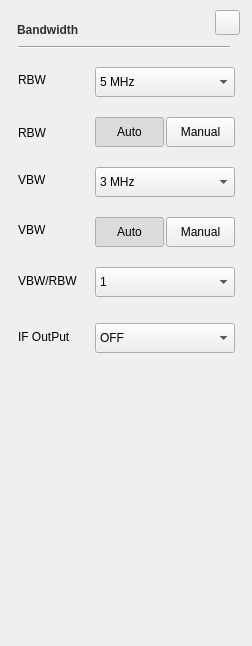
<?xml version="1.0" encoding="UTF-8"?>
<ui version="4.0">
 <class>SA_Dialog_BWSetup</class>
 <widget class="QWidget" name="SA_Dialog_BWSetup">
  <property name="geometry">
   <rect>
    <x>0</x>
    <y>0</y>
    <width>252</width>
    <height>646</height>
   </rect>
  </property>
  <property name="windowTitle">
   <string>Form</string>
  </property>
  <property name="styleSheet">
   <string notr="true">/*******************indoor**********************/
#SA_Dialog_BWSetup[status  =  &quot;indoor&quot;] 
#widget
{
	background-color:rgba(211,211,211,0.9);
}

#SA_Dialog_BWSetup[status  =  &quot;indoor&quot;] 
#widget&gt;QLabel
{
	font: 75 13px &quot;Arial&quot;;
	color:rgba(46,46,46,1);
}

#SA_Dialog_BWSetup[status  =  &quot;indoor&quot;] 
SA_LineEdit
{
	color:rgb(176,138,30);
	padding-left:10px;
	font: 75 13px &quot;Arial&quot;;
	font-weight:bold;
}

#SA_Dialog_BWSetup[status  =  &quot;indoor&quot;] #RBWAutoPB:checked,
#SA_Dialog_BWSetup[status  =  &quot;indoor&quot;] #VBWAutoPB:checked
{
	color:rgba(87, 87, 87,1);
	padding: 8px 14px 7px 15px;
	background-image: url(:/sa/image/fre_checked_left.png);
}

#SA_Dialog_BWSetup[status  =  &quot;indoor&quot;] #RBWAutoPB,
#SA_Dialog_BWSetup[status  =  &quot;indoor&quot;] #VBWAutoPB
{
	color:rgba(123, 123, 123,1);
	font: 75 13px &quot;Arial&quot;;
	border-style:flat;
	font-weight:bold;
	padding: 8px 14px 7px 15px;
	background-image: url(:/sa/image/fre_checked_right.png);
}

#SA_Dialog_BWSetup[status  =  &quot;indoor&quot;] #RBWManualPB:checked,
#SA_Dialog_BWSetup[status  =  &quot;indoor&quot;] #VBWManualPB:checked
{
	color:rgba(87, 87, 87,1);
	padding: 8px 5px 7px 6px;
	background-image: url(:/sa/image/fre_checked_right.png);
	background-position:right;
}

#SA_Dialog_BWSetup[status  =  &quot;indoor&quot;] #RBWManualPB,
#SA_Dialog_BWSetup[status  =  &quot;indoor&quot;] #VBWManualPB
{
	color:rgba(123, 123, 123,1);
	font: 75 13px &quot;Arial&quot;;
	border-style:flat;
	font-weight:bold;
	padding: 8px 5px 7px 6px;
	background-image: url(:/sa/image/fre_checked_left.png);
	background-position:right;
}

#SA_Dialog_BWSetup[status  =  &quot;indoor&quot;] 
#lblTitle
{
	font: 75 20px &quot;Arial&quot;;
	color:rgba(46,46,46,1);
	line-height:23px;
	font-weight:bold;
}

#SA_Dialog_BWSetup[status  =  &quot;indoor&quot;] 
#pb_cancel
{
border-style:flat;
background-color:rgba(0,0,0,0);
background-image: url(:/sa/image/btn_close_normal.png);
}

#SA_Dialog_BWSetup[status  =  &quot;indoor&quot;] 
#pb_cancel:pressed
{
background-image: url(:/sa/image/btn_close_click.png);
}

#SA_Dialog_BWSetup[status  =  &quot;indoor&quot;] 
#line
{
	background-color:rgba(46,46,46,1);
}

#SA_Dialog_BWSetup[status  =  &quot;indoor&quot;] 
QComboBox
{
	font: 75 13px &quot;Arial&quot;;
	font-weight:bold;
	color:rgba(162, 115, 0, 1);
	padding:8px 23px 7px 10px;
	combobox-popup: 0;
	border-style:flat;
	background-image: url(:/sa/image/dropdown_normal.png);
}

#SA_Dialog_BWSetup[status  =  &quot;indoor&quot;] 
QComboBox:focus
{
	background-image: url(:/sa/image/dropdown_click.png);
	
}

#SA_Dialog_BWSetup[status  =  &quot;indoor&quot;] 
QComboBox::drop-down {
width: 0px;	border-style:flat;
}

#SA_Dialog_BWSetup[status  =  &quot;indoor&quot;] 
QComboBox QAbstractItemView{
   font: 75 14px &quot;Arial&quot;;
	color:rgba(0, 0, 0, 1);
	background:rgba(255,255,255,1);
 	outline:0px;
	border-style:solid;
	border-color:rgba(151, 151, 151, 1);
	border-width:1px;
}

#SA_Dialog_BWSetup[status  =  &quot;indoor&quot;] 
QAbstractItemView::item{
	padding-left:8px;
	width:140px;
	height:32px;
	border-style:flat;
}

#SA_Dialog_BWSetup[status  =  &quot;indoor&quot;] 
QComboBox QAbstractItemView::item:selected
{
 	color:rgba(240, 179, 29, 1); 
}

#SA_Dialog_BWSetup[status  =  &quot;indoor&quot;] 
SA_LineEdit
{
	color:rgba(162, 115, 0,1);
	padding:8px 8px 7px 10px ;
	font: 75 13px &quot;Arial&quot;;
	font-weight:bold;
}

#SA_Dialog_BWSetup[status  =  &quot;indoor&quot;] 
SA_LineEdit:disable
{
	color:rgba(133,133,133,0.6);
}

#SA_Dialog_BWSetup[status  =  &quot;indoor&quot;] 
SA_LineEdit:focus
{
	outline: none;
	border:2px solid rgba(162,115,0,1);
}
/*******************outdoor**********************/
#SA_Dialog_BWSetup[status  =  &quot;outdoor&quot;] 
#widget
{
	background-color:rgba(211,211,211,0.9);
}

#SA_Dialog_BWSetup[status  =  &quot;outdoor&quot;] 
#widget&gt;QLabel
{
	font: 75 13px &quot;Arial&quot;;
	color:rgba(46,46,46,1);
}

#SA_Dialog_BWSetup[status  =  &quot;outdoor&quot;] 
SA_LineEdit
{
	color:rgb(176,138,30);
	padding-left:10px;
	font: 75 13px &quot;Arial&quot;;
	font-weight:bold;
}

#SA_Dialog_BWSetup[status  =  &quot;outdoor&quot;] #RBWAutoPB:checked,
#SA_Dialog_BWSetup[status  =  &quot;outdoor&quot;] #VBWAutoPB:checked
{
	color:rgba(87, 87, 87,1);
	padding: 8px 14px 7px 15px;
	background-image: url(:/sa/image/fre_checked_left.png);
}

#SA_Dialog_BWSetup[status  =  &quot;outdoor&quot;] #RBWAutoPB,
#SA_Dialog_BWSetup[status  =  &quot;outdoor&quot;] #VBWAutoPB
{
	color:rgba(123, 123, 123,1);
	font: 75 13px &quot;Arial&quot;;
	border-style:flat;
	font-weight:bold;
	padding: 8px 14px 7px 15px;
	background-image: url(:/sa/image/fre_checked_right.png);
}

#SA_Dialog_BWSetup[status  =  &quot;outdoor&quot;] #RBWManualPB:checked,
#SA_Dialog_BWSetup[status  =  &quot;outdoor&quot;] #VBWManualPB:checked
{
	color:rgba(87, 87, 87,1);
	padding: 8px 5px 7px 6px;
	background-image: url(:/sa/image/fre_checked_right.png);
	background-position:right;
}

#SA_Dialog_BWSetup[status  =  &quot;outdoor&quot;] #RBWManualPB,
#SA_Dialog_BWSetup[status  =  &quot;outdoor&quot;] #VBWManualPB
{
	color:rgba(123, 123, 123,1);
	font: 75 13px &quot;Arial&quot;;
	border-style:flat;
	font-weight:bold;
	padding: 8px 5px 7px 6px;
	background-image: url(:/sa/image/fre_checked_left.png);
	background-position:right;
}

#SA_Dialog_BWSetup[status  =  &quot;outdoor&quot;] 
#lblTitle
{
	font: 75 20px &quot;Arial&quot;;
	color:rgba(46,46,46,1);
	line-height:23px;
	font-weight:bold;
}

#SA_Dialog_BWSetup[status  =  &quot;outdoor&quot;] 
#pb_cancel
{
border-style:flat;
background-color:rgba(0,0,0,0);
background-image: url(:/sa/image/btn_close_normal.png);
}

#SA_Dialog_BWSetup[status  =  &quot;outdoor&quot;] 
#pb_cancel:pressed
{
background-image: url(:/sa/image/btn_close_click.png);
}

#SA_Dialog_BWSetup[status  =  &quot;outdoor&quot;] 
#line
{
	background-color:rgba(46,46,46,1);
}

#SA_Dialog_BWSetup[status  =  &quot;outdoor&quot;] 
QComboBox
{
	font: 75 13px &quot;Arial&quot;;
	font-weight:bold;
	color:rgba(162, 115, 0, 1);
	padding:8px 23px 7px 10px;
	combobox-popup: 0;
	border-style:flat;
	background-image: url(:/sa/image/dropdown_normal.png);
}

#SA_Dialog_BWSetup[status  =  &quot;outdoor&quot;] 
QComboBox:focus
{
	background-image: url(:/sa/image/dropdown_click.png);
	
}

#SA_Dialog_BWSetup[status  =  &quot;outdoor&quot;] 
QComboBox::drop-down {
width: 0px;	border-style:flat;
}

#SA_Dialog_BWSetup[status  =  &quot;outdoor&quot;] 
QComboBox QAbstractItemView{
   font: 75 14px &quot;Arial&quot;;
	color:rgba(0, 0, 0, 1);
	background:rgba(255,255,255,1);
 	outline:0px;
	border-style:solid;
	border-color:rgba(151, 151, 151, 1);
	border-width:1px;
}

#SA_Dialog_BWSetup[status  =  &quot;outdoor&quot;] 
QAbstractItemView::item{
	padding-left:8px;
	width:140px;
	height:32px;
	border-style:flat;
}

#SA_Dialog_BWSetup[status  =  &quot;outdoor&quot;] 
QComboBox QAbstractItemView::item:selected
{
 	color:rgba(240, 179, 29, 1); 
}

#SA_Dialog_BWSetup[status  =  &quot;outdoor&quot;] 
SA_LineEdit
{
	color:rgba(162, 115, 0,1);
	padding:8px 8px 7px 10px ;
	font: 75 13px &quot;Arial&quot;;
	font-weight:bold;
}

#SA_Dialog_BWSetup[status  =  &quot;outdoor&quot;] 
SA_LineEdit:disable
{
	color:rgba(133,133,133,0.6);
}

#SA_Dialog_BWSetup[status  =  &quot;outdoor&quot;] 
SA_LineEdit:focus
{
	outline: none;
	border:2px solid rgba(162,115,0,1);
}
/*******************night**********************/
#SA_Dialog_BWSetup[status  =  &quot;night&quot;] 
#widget
{
		background-color:rgba(208,182,139,0.9);
}

#SA_Dialog_BWSetup[status  =  &quot;night&quot;] 
#widget&gt;QLabel
{
	font: 75 13px &quot;Arial&quot;;
	color:rgba(46,46,46,1);
}

#SA_Dialog_BWSetup[status  =  &quot;night&quot;] 
SA_LineEdit
{
	color:rgb(176,138,30);
	padding-left:10px;
	font: 75 13px &quot;Arial&quot;;
	font-weight:bold;
}

#SA_Dialog_BWSetup[status  =  &quot;night&quot;] #RBWAutoPB:checked,
#SA_Dialog_BWSetup[status  =  &quot;night&quot;] #VBWAutoPB:checked
{
	color:rgba(85,74,56,1);
	padding: 8px 14px 7px 15px;
	background-image: url(:/sa/image/night/btn_left_click.png);
}

#SA_Dialog_BWSetup[status  =  &quot;night&quot;] #RBWAutoPB,
#SA_Dialog_BWSetup[status  =  &quot;night&quot;] #VBWAutoPB
{
	color:rgba(121,106,81,1);
	font: 75 13px &quot;Arial&quot;;
	border-style:flat;
	font-weight:bold;
	padding: 8px 14px 7px 15px;
	background-image: url(:/sa/image/night/btn_left_nor.png);
}

#SA_Dialog_BWSetup[status  =  &quot;night&quot;] #RBWManualPB:checked,
#SA_Dialog_BWSetup[status  =  &quot;night&quot;] #VBWManualPB:checked
{
	color:rgba(85,74,56,1);
	padding: 8px 5px 7px 6px;
	background-image: url(:/sa/image/night/btn_right_click.png);
}

#SA_Dialog_BWSetup[status  =  &quot;night&quot;] #RBWManualPB,
#SA_Dialog_BWSetup[status  =  &quot;night&quot;] #VBWManualPB
{
	color:rgba(121,106,81,1);
	font: 75 13px &quot;Arial&quot;;
	border-style:flat;
	font-weight:bold;
	padding: 8px 5px 7px 6px;
	background-image: url(:/sa/image/night/btn_right_nor.png);
}

#SA_Dialog_BWSetup[status  =  &quot;night&quot;] 
#lblTitle
{
	font: 75 20px &quot;Arial&quot;;
	color:rgba(46,46,46,1);
	line-height:23px;
	font-weight:bold;
}

#SA_Dialog_BWSetup[status  =  &quot;night&quot;] 
#pb_cancel
{
border-style:flat;
background-color:rgba(0,0,0,0);
border-image: url(:/sa/image/night/btn_close_normal.png);
}

#SA_Dialog_BWSetup[status  =  &quot;night&quot;] 
#pb_cancel:pressed
{
border-image: url(:/sa/image/night/btn_close_click.png);
}

#SA_Dialog_BWSetup[status  =  &quot;night&quot;] 
#line
{
	background-color:rgba(46,46,46,1);
}

#SA_Dialog_BWSetup[status  =  &quot;night&quot;] 
QComboBox
{
	background-color: rgba(251,220,167,0.60);
	color:rgba(159,98,0,1);
	font: 75 13px &quot;Arial&quot;;
	font-weight:bold;
	padding:8px 23px 7px 10px;
	combobox-popup: 0;
	border-style:flat;
	background-image: url(:/sa/image/night/dropdown_normal.png);
}

#SA_Dialog_BWSetup[status  =  &quot;night&quot;] 
QComboBox:focus
{
	background-image: url(:/sa/image/night/dropdown_click.png);
	
}

#SA_Dialog_BWSetup[status  =  &quot;night&quot;] 
QComboBox::drop-down {
width: 0px;	border-style:flat;
}

#SA_Dialog_BWSetup[status  =  &quot;night&quot;] 
QComboBox QAbstractItemView{
   font: 75 14px &quot;Arial&quot;;
	color:rgba(0, 0, 0, 1);
	background-color: #FBDBA7;
 	outline:0px;
	border-style:solid;
	border-color:rgba(151, 151, 151, 1);
	border-width:1px;
}

#SA_Dialog_BWSetup[status  =  &quot;night&quot;] 
QAbstractItemView::item{
	padding-left:8px;
	width:140px;
	height:32px;
	border-style:flat;
}

#SA_Dialog_BWSetup[status  =  &quot;night&quot;] 
QComboBox QAbstractItemView::item:selected
{
 	color:rgba(159,98,0,1);
}

#SA_Dialog_BWSetup[status  =  &quot;night&quot;] 
SA_LineEdit
{
	color:rgba(162, 115, 0,1);
	padding:8px 8px 7px 10px ;
	font: 75 13px &quot;Arial&quot;;
	font-weight:bold;
}

#SA_Dialog_BWSetup[status  =  &quot;night&quot;] 
SA_LineEdit:disable
{
	color:rgba(133,133,133,0.6);
}

#SA_Dialog_BWSetup[status  =  &quot;night&quot;] 
SA_LineEdit:focus
{
	outline: none;
	border:2px solid rgba(162,115,0,1);
}</string>
  </property>
  <property name="status" stdset="0">
   <string>night</string>
  </property>
  <widget class="QWidget" name="widget" native="true">
   <property name="geometry">
    <rect>
     <x>0</x>
     <y>0</y>
     <width>252</width>
     <height>646</height>
    </rect>
   </property>
   <property name="styleSheet">
    <string notr="true"/>
   </property>
   <widget class="QPushButton" name="pb_cancel">
    <property name="geometry">
     <rect>
      <x>215</x>
      <y>10</y>
      <width>25</width>
      <height>25</height>
     </rect>
    </property>
    <property name="focusPolicy">
     <enum>Qt::NoFocus</enum>
    </property>
    <property name="text">
     <string/>
    </property>
   </widget>
   <widget class="QLabel" name="lblTitle">
    <property name="geometry">
     <rect>
      <x>17</x>
      <y>19</y>
      <width>121</width>
      <height>22</height>
     </rect>
    </property>
    <property name="styleSheet">
     <string notr="true">#lblTitle
{
	font: 75 20px &quot;Arial&quot;;
	color:rgba(46,46,46,1);
	line-height:23px;
	font-weight:bold;
}</string>
    </property>
    <property name="text">
     <string>Bandwidth</string>
    </property>
   </widget>
   <widget class="Line" name="line">
    <property name="geometry">
     <rect>
      <x>18</x>
      <y>46</y>
      <width>212</width>
      <height>2</height>
     </rect>
    </property>
    <property name="orientation">
     <enum>Qt::Horizontal</enum>
    </property>
   </widget>
   <widget class="QPushButton" name="RBWManualPB">
    <property name="geometry">
     <rect>
      <x>166</x>
      <y>117</y>
      <width>69</width>
      <height>30</height>
     </rect>
    </property>
    <property name="focusPolicy">
     <enum>Qt::NoFocus</enum>
    </property>
    <property name="text">
     <string>Manual</string>
    </property>
    <property name="checkable">
     <bool>true</bool>
    </property>
    <attribute name="buttonGroup">
     <string notr="true">btnRBWgroup</string>
    </attribute>
   </widget>
   <widget class="QPushButton" name="RBWAutoPB">
    <property name="geometry">
     <rect>
      <x>95</x>
      <y>117</y>
      <width>69</width>
      <height>30</height>
     </rect>
    </property>
    <property name="focusPolicy">
     <enum>Qt::NoFocus</enum>
    </property>
    <property name="text">
     <string>Auto</string>
    </property>
    <property name="checkable">
     <bool>true</bool>
    </property>
    <property name="checked">
     <bool>true</bool>
    </property>
    <attribute name="buttonGroup">
     <string notr="true">btnRBWgroup</string>
    </attribute>
   </widget>
   <widget class="QLabel" name="lblRBWAuto">
    <property name="geometry">
     <rect>
      <x>18</x>
      <y>120</y>
      <width>67</width>
      <height>25</height>
     </rect>
    </property>
    <property name="text">
     <string>RBW</string>
    </property>
   </widget>
   <widget class="QLabel" name="lblRBWValue">
    <property name="geometry">
     <rect>
      <x>18</x>
      <y>67</y>
      <width>61</width>
      <height>25</height>
     </rect>
    </property>
    <property name="text">
     <string>RBW</string>
    </property>
   </widget>
   <widget class="QPushButton" name="VBWManualPB">
    <property name="geometry">
     <rect>
      <x>166</x>
      <y>217</y>
      <width>69</width>
      <height>30</height>
     </rect>
    </property>
    <property name="focusPolicy">
     <enum>Qt::NoFocus</enum>
    </property>
    <property name="text">
     <string>Manual</string>
    </property>
    <property name="checkable">
     <bool>true</bool>
    </property>
    <attribute name="buttonGroup">
     <string notr="true">btnVBWgroup</string>
    </attribute>
   </widget>
   <widget class="QLabel" name="lblVBWAuto">
    <property name="geometry">
     <rect>
      <x>18</x>
      <y>217</y>
      <width>67</width>
      <height>25</height>
     </rect>
    </property>
    <property name="text">
     <string>VBW</string>
    </property>
   </widget>
   <widget class="QLabel" name="lblVBWValue">
    <property name="geometry">
     <rect>
      <x>18</x>
      <y>167</y>
      <width>61</width>
      <height>25</height>
     </rect>
    </property>
    <property name="text">
     <string>VBW</string>
    </property>
   </widget>
   <widget class="QPushButton" name="VBWAutoPB">
    <property name="geometry">
     <rect>
      <x>95</x>
      <y>217</y>
      <width>69</width>
      <height>30</height>
     </rect>
    </property>
    <property name="focusPolicy">
     <enum>Qt::NoFocus</enum>
    </property>
    <property name="text">
     <string>Auto</string>
    </property>
    <property name="checkable">
     <bool>true</bool>
    </property>
    <property name="checked">
     <bool>true</bool>
    </property>
    <attribute name="buttonGroup">
     <string notr="true">btnVBWgroup</string>
    </attribute>
   </widget>
   <widget class="QLabel" name="lblRatioValue">
    <property name="geometry">
     <rect>
      <x>18</x>
      <y>268</y>
      <width>71</width>
      <height>25</height>
     </rect>
    </property>
    <property name="text">
     <string>VBW/RBW</string>
    </property>
   </widget>
   <widget class="SA_Combobox" name="RBWBox">
    <property name="geometry">
     <rect>
      <x>95</x>
      <y>67</y>
      <width>140</width>
      <height>30</height>
     </rect>
    </property>
    <property name="styleSheet">
     <string notr="true"/>
    </property>
    <property name="maxVisibleItems">
     <number>999</number>
    </property>
    <item>
     <property name="text">
      <string>5 MHz</string>
     </property>
    </item>
    <item>
     <property name="text">
      <string>3 MHz</string>
     </property>
    </item>
    <item>
     <property name="text">
      <string>1 MHz</string>
     </property>
    </item>
    <item>
     <property name="text">
      <string>300 kHz</string>
     </property>
    </item>
    <item>
     <property name="text">
      <string>100 kHz</string>
     </property>
    </item>
    <item>
     <property name="text">
      <string>30 kHz</string>
     </property>
    </item>
    <item>
     <property name="text">
      <string>10 kHz</string>
     </property>
    </item>
    <item>
     <property name="text">
      <string>3 kHz</string>
     </property>
    </item>
    <item>
     <property name="text">
      <string>1 kHz</string>
     </property>
    </item>
    <item>
     <property name="text">
      <string>300 Hz</string>
     </property>
    </item>
    <item>
     <property name="text">
      <string>100 Hz</string>
     </property>
    </item>
    <item>
     <property name="text">
      <string>30 Hz</string>
     </property>
    </item>
    <item>
     <property name="text">
      <string>10 Hz</string>
     </property>
    </item>
    <item>
     <property name="text">
      <string>3 Hz</string>
     </property>
    </item>
    <item>
     <property name="text">
      <string>1 Hz</string>
     </property>
    </item>
   </widget>
   <widget class="SA_Combobox" name="VBWBox">
    <property name="geometry">
     <rect>
      <x>95</x>
      <y>167</y>
      <width>140</width>
      <height>30</height>
     </rect>
    </property>
    <property name="styleSheet">
     <string notr="true"/>
    </property>
    <property name="editable">
     <bool>false</bool>
    </property>
    <property name="maxVisibleItems">
     <number>112</number>
    </property>
    <item>
     <property name="text">
      <string>3 MHz</string>
     </property>
    </item>
    <item>
     <property name="text">
      <string>1 MHz</string>
     </property>
    </item>
    <item>
     <property name="text">
      <string>300 kHz</string>
     </property>
    </item>
    <item>
     <property name="text">
      <string>100 kHz</string>
     </property>
    </item>
    <item>
     <property name="text">
      <string>30 kHz</string>
     </property>
    </item>
    <item>
     <property name="text">
      <string>10 kHz</string>
     </property>
    </item>
    <item>
     <property name="text">
      <string>3 kHz</string>
     </property>
    </item>
    <item>
     <property name="text">
      <string>1 kHz</string>
     </property>
    </item>
    <item>
     <property name="text">
      <string>300 Hz</string>
     </property>
    </item>
    <item>
     <property name="text">
      <string>100 Hz</string>
     </property>
    </item>
    <item>
     <property name="text">
      <string>30 Hz</string>
     </property>
    </item>
    <item>
     <property name="text">
      <string>10 Hz</string>
     </property>
    </item>
    <item>
     <property name="text">
      <string>3 Hz</string>
     </property>
    </item>
    <item>
     <property name="text">
      <string>1 Hz</string>
     </property>
    </item>
   </widget>
   <widget class="SA_Combobox" name="ratioBox">
    <property name="geometry">
     <rect>
      <x>95</x>
      <y>267</y>
      <width>140</width>
      <height>30</height>
     </rect>
    </property>
    <property name="styleSheet">
     <string notr="true"/>
    </property>
    <property name="maxVisibleItems">
     <number>999</number>
    </property>
    <item>
     <property name="text">
      <string>1</string>
     </property>
    </item>
    <item>
     <property name="text">
      <string>0.1</string>
     </property>
    </item>
    <item>
     <property name="text">
      <string>0.01</string>
     </property>
    </item>
    <item>
     <property name="text">
      <string>0.001</string>
     </property>
    </item>
    <item>
     <property name="text">
      <string>0.0001</string>
     </property>
    </item>
    <item>
     <property name="text">
      <string>0.00001</string>
     </property>
    </item>
    <item>
     <property name="text">
      <string>0.000001</string>
     </property>
    </item>
    <item>
     <property name="text">
      <string>0.0000001</string>
     </property>
    </item>
   </widget>
   <widget class="QLabel" name="lblIF">
    <property name="geometry">
     <rect>
      <x>18</x>
      <y>324</y>
      <width>71</width>
      <height>25</height>
     </rect>
    </property>
    <property name="text">
     <string>IF OutPut</string>
    </property>
   </widget>
   <widget class="SA_Combobox" name="IF_OutPut_Box">
    <property name="geometry">
     <rect>
      <x>95</x>
      <y>323</y>
      <width>140</width>
      <height>30</height>
     </rect>
    </property>
    <property name="styleSheet">
     <string notr="true"/>
    </property>
    <property name="maxVisibleItems">
     <number>999</number>
    </property>
    <item>
     <property name="text">
      <string>OFF</string>
     </property>
    </item>
    <item>
     <property name="text">
      <string>Narrow 10MHz</string>
     </property>
    </item>
    <item>
     <property name="text">
      <string>Wide 100MHz</string>
     </property>
    </item>
   </widget>
  </widget>
 </widget>
 <customwidgets>
  <customwidget>
   <class>SA_Combobox</class>
   <extends>QComboBox</extends>
   <header>sa_combobox.h</header>
   <slots>
    <signal>clicked()</signal>
   </slots>
  </customwidget>
 </customwidgets>
 <tabstops>
  <tabstop>RBWBox</tabstop>
  <tabstop>VBWBox</tabstop>
  <tabstop>ratioBox</tabstop>
  <tabstop>RBWManualPB</tabstop>
  <tabstop>RBWAutoPB</tabstop>
  <tabstop>VBWManualPB</tabstop>
  <tabstop>VBWAutoPB</tabstop>
  <tabstop>pb_cancel</tabstop>
 </tabstops>
 <resources/>
 <connections/>
 <buttongroups>
  <buttongroup name="btnVBWgroup"/>
  <buttongroup name="btnRBWgroup"/>
 </buttongroups>
</ui>
